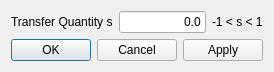
<?xml version="1.0" encoding="UTF-8"?>
<ui version="4.0">
 <class>GridCreatingConditionRiverSurvey15DPointMoveDialog</class>
 <widget class="QDialog" name="GridCreatingConditionRiverSurvey15DPointMoveDialog">
  <property name="geometry">
   <rect>
    <x>0</x>
    <y>0</y>
    <width>255</width>
    <height>69</height>
   </rect>
  </property>
  <property name="windowTitle">
   <string>Move Division Point</string>
  </property>
  <layout class="QVBoxLayout" name="verticalLayout">
   <item>
    <layout class="QHBoxLayout" name="horizontalLayout">
     <item>
      <widget class="QLabel" name="label">
       <property name="text">
        <string>Transfer Quantity s</string>
       </property>
      </widget>
     </item>
     <item>
      <widget class="QLineEdit" name="lineEdit_TransferQuantityS">
       <property name="text">
        <string>0.0</string>
       </property>
       <property name="alignment">
        <set>Qt::AlignRight|Qt::AlignTrailing|Qt::AlignVCenter</set>
       </property>
      </widget>
     </item>
     <item>
      <widget class="QLabel" name="label_2">
       <property name="text">
        <string>-1 &lt; s &lt; 1</string>
       </property>
      </widget>
     </item>
    </layout>
   </item>
   <item>
    <widget class="QDialogButtonBox" name="buttonBox">
     <property name="orientation">
      <enum>Qt::Horizontal</enum>
     </property>
     <property name="standardButtons">
      <set>QDialogButtonBox::Apply|QDialogButtonBox::Cancel|QDialogButtonBox::Ok</set>
     </property>
    </widget>
   </item>
  </layout>
 </widget>
 <resources/>
 <connections>
  <connection>
   <sender>buttonBox</sender>
   <signal>accepted()</signal>
   <receiver>GridCreatingConditionRiverSurvey15DPointMoveDialog</receiver>
   <slot>accept()</slot>
   <hints>
    <hint type="sourcelabel">
     <x>248</x>
     <y>254</y>
    </hint>
    <hint type="destinationlabel">
     <x>157</x>
     <y>274</y>
    </hint>
   </hints>
  </connection>
  <connection>
   <sender>buttonBox</sender>
   <signal>rejected()</signal>
   <receiver>GridCreatingConditionRiverSurvey15DPointMoveDialog</receiver>
   <slot>reject()</slot>
   <hints>
    <hint type="sourcelabel">
     <x>316</x>
     <y>260</y>
    </hint>
    <hint type="destinationlabel">
     <x>286</x>
     <y>274</y>
    </hint>
   </hints>
  </connection>
 </connections>
</ui>
